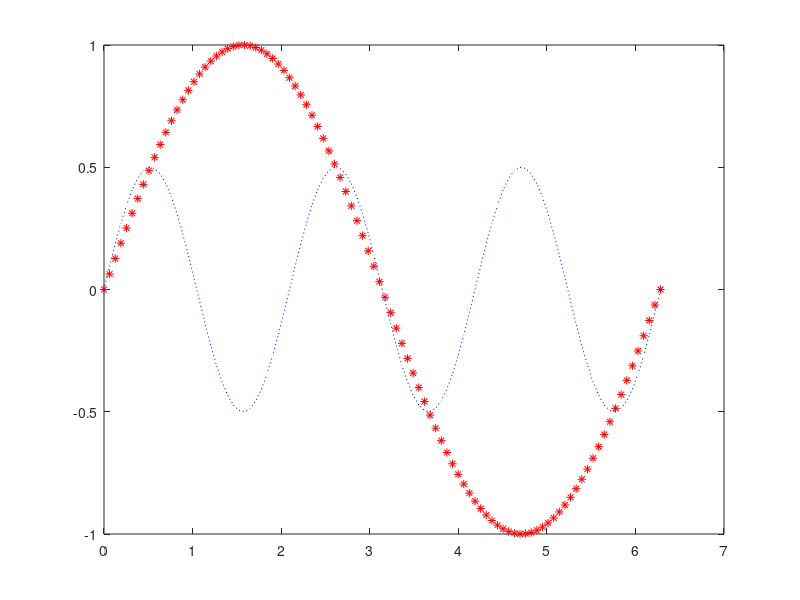

This chart was generated by the following MATLAB code:
% Para que os gráficos sejam plotados no mesmo gráfico, mas um por um, 
% usa-se a sequência de comandos hold on e pause,

function func_pause()

x=linspace(0,2*pi,100); 
y=sin(x); 
z=0.5*sin(3*x); 
plot(x,y,'r*')
pause%pausaateserpressionadaumatecla
hold on%Mantemograficoatual 
plot(x,z,'b:')
pause 
close

end